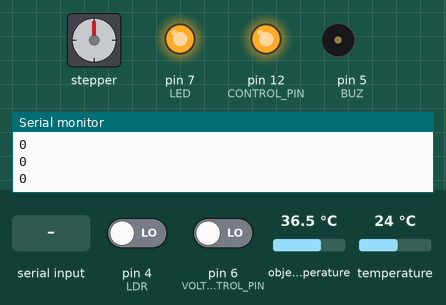
This sketch was run on a simulated Arduino Uno, built with avr-gcc and run on an emulated ATmega328P. Parts: stepper motor, output pins drawn as LEDs (lit = HIGH), buzzer (waves = sounding, pin HIGH), the last lines printed to the serial monitor. Wiring (inferred from the names in the program): stepper motor (2048 steps per turn assumed): coils pin 8, pin 9, pin 10, pin 11. Dashed ring = blinking. Inputs (shaded band) come from the test bench; at power-on: pin 4 (LDR) LOW, pin 6 (VOLTAGE_CONTROL_PIN) LOW, object temperature 36.5 °C, temperature 24 °C. Pins used as bus, display or sensor lines are not drawn.

Above: at 1.2 s.
1.3 s: "STOP" received over the second serial link
At 2.8 s:
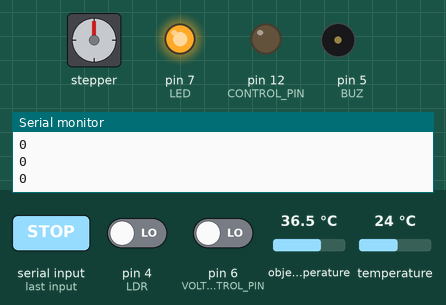
3.8 s: pin 4 (LDR) driven HIGH and pin 6 (VOLTAGE_CONTROL_PIN) driven HIGH
At 3.96 s:
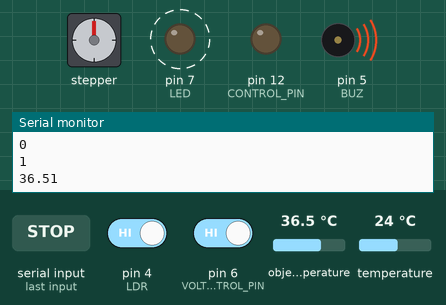
Timing chart, 0 to 17.6 s (numbered marks = the images above; inputs shaded):
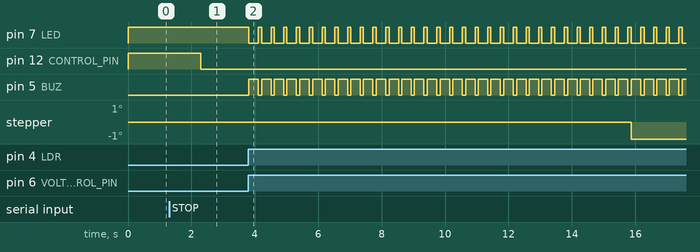

The sketch:

Agro_x_test_rec.ino
```cpp
//Updated test code

#include <Adafruit_MLX90614.h>
#include <SoftwareSerial.h>

#define LDR 4
#define BUZ 5
#define LED 7

#define HRX 13
#define HTX 2

#define INT1 8
#define INT2 9
#define INT3 10
#define INT4 11
#define CONTROL_PIN 12
#define VOLTAGE_CONTROL_PIN 6

volatile bool TOGGLESTATE=true;
String received;
int state;


float Ambient = 0;
float Object = 0;
float threshold = 3;
int  StepNum= 0;
int StepDelay = 5;

Adafruit_MLX90614 mlx = Adafruit_MLX90614();
SoftwareSerial hc12(HRX, HTX);

void setup()
{
  Serial.begin(9600);
  hc12.begin(9600);

  while(!Serial);
  Serial.println("System check");

  if(!mlx.begin())
  {
    Serial.println("Connection error...!");
    while(1);
  };

  pinMode(LDR, INPUT);
  pinMode(BUZ, OUTPUT);
  pinMode(LED, OUTPUT);
  pinMode(INT1, OUTPUT);
  pinMode(INT2, OUTPUT);
  pinMode(INT3, OUTPUT);
  pinMode(INT4, OUTPUT);
  pinMode(CONTROL_PIN,OUTPUT);
  pinMode(VOLTAGE_CONTROL_PIN,INPUT);

  //attachInterrupt(digitalPinToInterrupt(2),WIRE, CHANGE);
  digitalWrite(CONTROL_PIN,HIGH);
  digitalWrite(LED,HIGH);


  hc12.write("Connecting");

}

void WIRE()
{
   if (hc12.available() > 0)
  {
    received = hc12.readString();

    if (received == "STOP")
    {
      TOGGLESTATE=!TOGGLESTATE;
      digitalWrite(CONTROL_PIN,TOGGLESTATE);
    }
  }
}

void loop()
{
  WIRE();
  state=digitalRead(VOLTAGE_CONTROL_PIN);
  Serial.println(state);
  int LDRValue = digitalRead(LDR);
 if(state==HIGH)
  {
    if(LDRValue== 1)
    {
      rotateStepper180();
      delay(2000);
      rotateStepper360();
    }
  }

}


int MLXTemperature()
{
  Ambient = mlx.readAmbientTempC();
  Object = mlx.readObjectTempC();
    Serial.println(Object);


  if(Object-Ambient> threshold)
  {

    //Serial.println("intrution");
    hc12.write("det");
    for(int i=0;i<5;i++)
    {
      digitalWrite(LED, LOW);
      digitalWrite(BUZ, HIGH);
      delay(300);
      digitalWrite(LED, HIGH);
      digitalWrite(BUZ, LOW);
      delay(100);
      }

  }
}

void rotateStepper180()
{

  for(int i=0;i<1024;i++)
  {
    OneStep(false);
    delay(StepDelay);
    MLXTemperature();
  }

    for(int i=0;i<1024;i++)
  {
    OneStep(true);
    delay(StepDelay);
    MLXTemperature();
  }
}

void rotateStepper360()
{

  for(int i=0;i<2048;i++)
  {
    OneStep(false);
    delay(StepDelay);
    MLXTemperature();
  }

    for(int i=0;i<2048;i++)
  {
    OneStep(true);
    delay(StepDelay);
    MLXTemperature();
  }
}

void OneStep(bool dir)
{
  if(dir)
  {
    switch(StepNum)
    {
      case 0:
        digitalWrite(INT1, HIGH);
        digitalWrite(INT2, LOW);
        digitalWrite(INT3, LOW);
        digitalWrite(INT4, LOW);
      break;

      case 1:
        digitalWrite(INT1, LOW);
        digitalWrite(INT2, HIGH);
        digitalWrite(INT3, LOW);
        digitalWrite(INT4, LOW);
      break;

      case 2:
        digitalWrite(INT1, LOW);
        digitalWrite(INT2, LOW);
        digitalWrite(INT3, HIGH);
        digitalWrite(INT4, LOW);
      break;

      case 3:
        digitalWrite(INT1, LOW);
        digitalWrite(INT2, LOW);
        digitalWrite(INT3, LOW);
        digitalWrite(INT4, HIGH);
      break;
    }
  }

  else
  {
    switch(StepNum)
    {
      case 0:
        digitalWrite(INT1, LOW);
        digitalWrite(INT2, LOW);
        digitalWrite(INT3, LOW);
        digitalWrite(INT4, HIGH);
      break;

      case 1:
        digitalWrite(INT1, LOW);
        digitalWrite(INT2, LOW);
        digitalWrite(INT3, HIGH);
        digitalWrite(INT4, LOW);
      break;

      case 2:
        digitalWrite(INT1, LOW);
        digitalWrite(INT2, HIGH);
        digitalWrite(INT3, LOW);
        digitalWrite(INT4, LOW);
      break;

      case 3:
        digitalWrite(INT1, HIGH);
        digitalWrite(INT2, LOW);
        digitalWrite(INT3, LOW);
        digitalWrite(INT4, LOW);
    }
  }
  StepNum++;

  if(StepNum > 3)
  {
    StepNum = 0;
  }
}
```

Measured:
- after the input at 1.3 s, pin 12 (CONTROL_PIN): HIGH → LOW after 1.0 s
